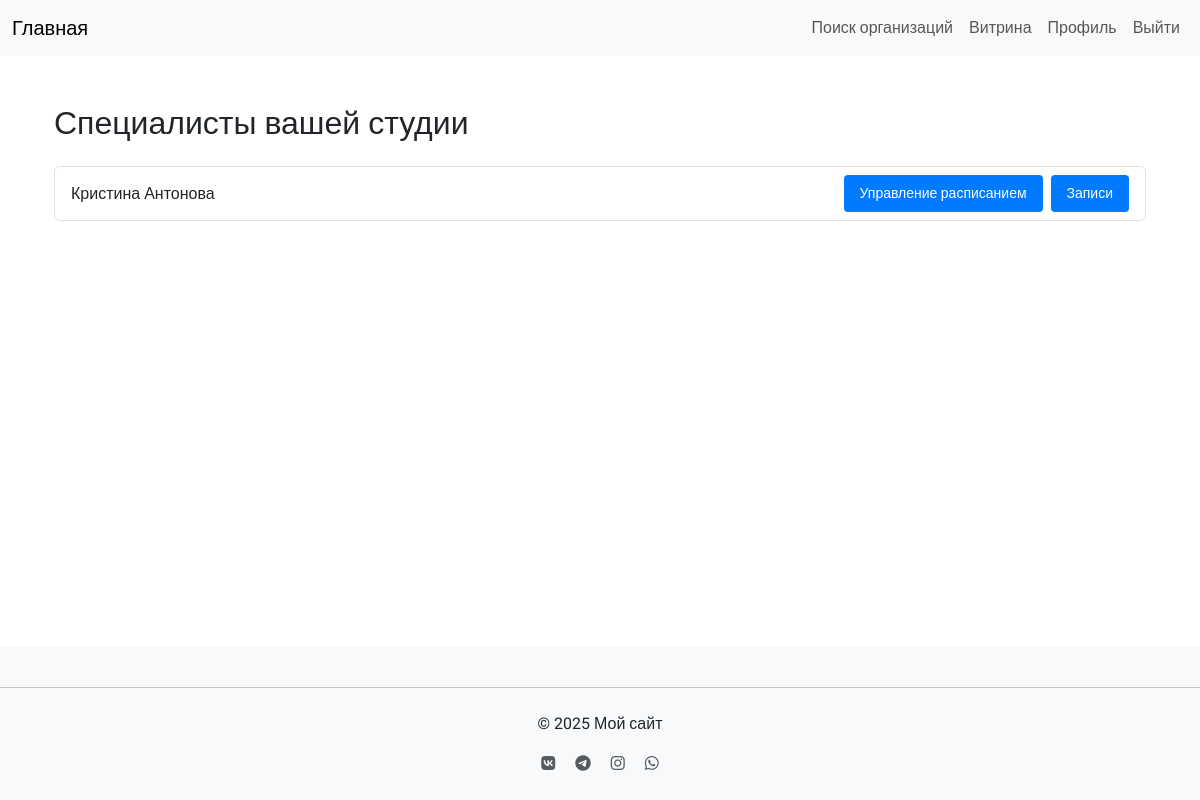
/booking/specialists/ (signed in), run on an earlier commit of the app's database.
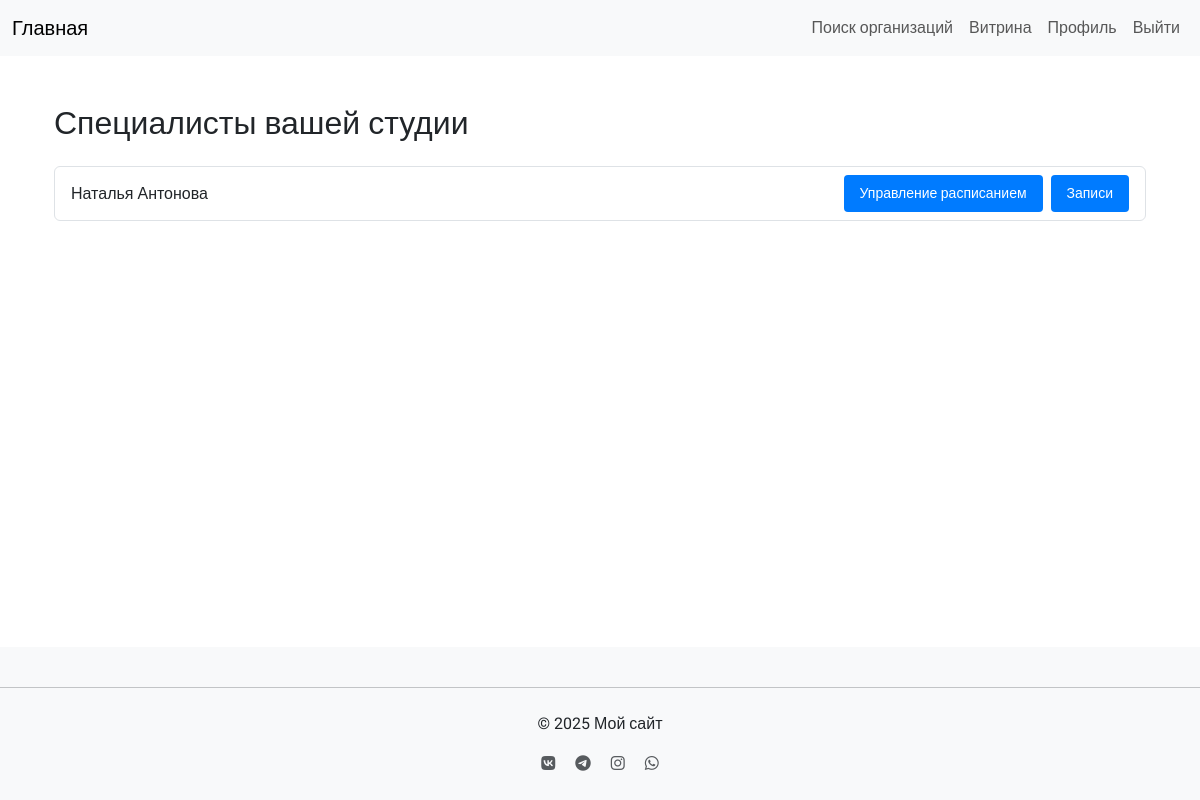
And on a later commit of the database.
### showcase/models.py (models this page shows, shortened)
class Specialist(models.Model):
    showcase = models.ForeignKey(Showcase, on_delete=models.CASCADE, related_name='specialists')
    first_name = models.CharField("Имя", max_length=150)
    last_name = models.CharField("Фамилия", max_length=150, blank=True)
    position = models.CharField("Должность", max_length=150, blank=True)
    photo = models.ImageField("Фото", upload_to='showcase/specialists/', blank=True, null=True)
    phone = models.CharField("Телефон", max_length=30, blank=True)
    bio = models.TextField("О специалисте", blank=True)
    is_active = models.BooleanField("Показывать на витрине", default=True)
    order = models.PositiveIntegerField("Порядок (меньше — выше)", default=100)
    services = models.ManyToManyField(ServicePrice, blank=True, related_name='specialists', verbose_name='Услуги')
    created_at = models.DateTimeField("Создан", default=timezone.now)
    updated_at = models.DateTimeField("Обновлён", auto_now=True)
    class Meta:
        verbose_name = "Специалист"
        verbose_name_plural = "Специалисты"
        ordering = ['order', 'last_name', 'first_name']

### booking/views.py (the view)
# urls.py: path('specialists/', views.owner_specialists_list, name='owner_specialists_list'),
@login_required
def owner_specialists_list(request):
    try:
        workshop = request.user.workshopprofile
        showcase = workshop.showcase
    except (WorkshopProfile.DoesNotExist, Showcase.DoesNotExist):
        messages.error(request, "Профиль студии или витрина не найдены.")
        return redirect('accounts:profile')
    specialists = showcase.specialists.filter(is_active=True)
    return render(request, 'booking/owner_specialists_list.html', {
        'specialists': specialists,
        'workshop': workshop,
    })

### accounts/context_processors.py (called while the page is built)
def user_type(request):
    if request.user.is_authenticated:
        try:
            request.user.workshopprofile
            return {'is_workshop': True, 'is_client': False}
        except WorkshopProfile.DoesNotExist:
            try:
                request.user.clientprofile
                return {'is_workshop': False, 'is_client': True}
            except ClientProfile.DoesNotExist:
                pass
    return {'is_workshop': False, 'is_client': False}

### booking/templates/booking/owner_specialists_list.html (shortened to what this page needs)
{% extends "base.html" %}
{% block content %}
<div class="container my-4">
  <h2>Специалисты вашей студии</h2>
  <ul class="list-group">
    {% for specialist in specialists %}
      <li class="list-group-item d-flex justify-content-between align-items-center">
        {{ specialist.first_name }} {{ specialist.last_name }}
        <div>
          <a href="{% url 'booking:owner_schedule_manage' pk=specialist.pk %}" class="btn btn-sm btn-outline-primary me-1">Управление расписанием</a>
          <a href="{% url 'booking:owner_appointments_list' pk=specialist.pk %}" class="btn btn-sm btn-outline-secondary">Записи</a>
        </div>
      </li>
    {% endfor %}
  </ul>
</div>
{% endblock %}

What changed in the data, as far as the page shows it:
removed Specialist: first_name "Кристина", last_name "Антонова"
added Specialist: first_name "Наталья", last_name "Антонова"
